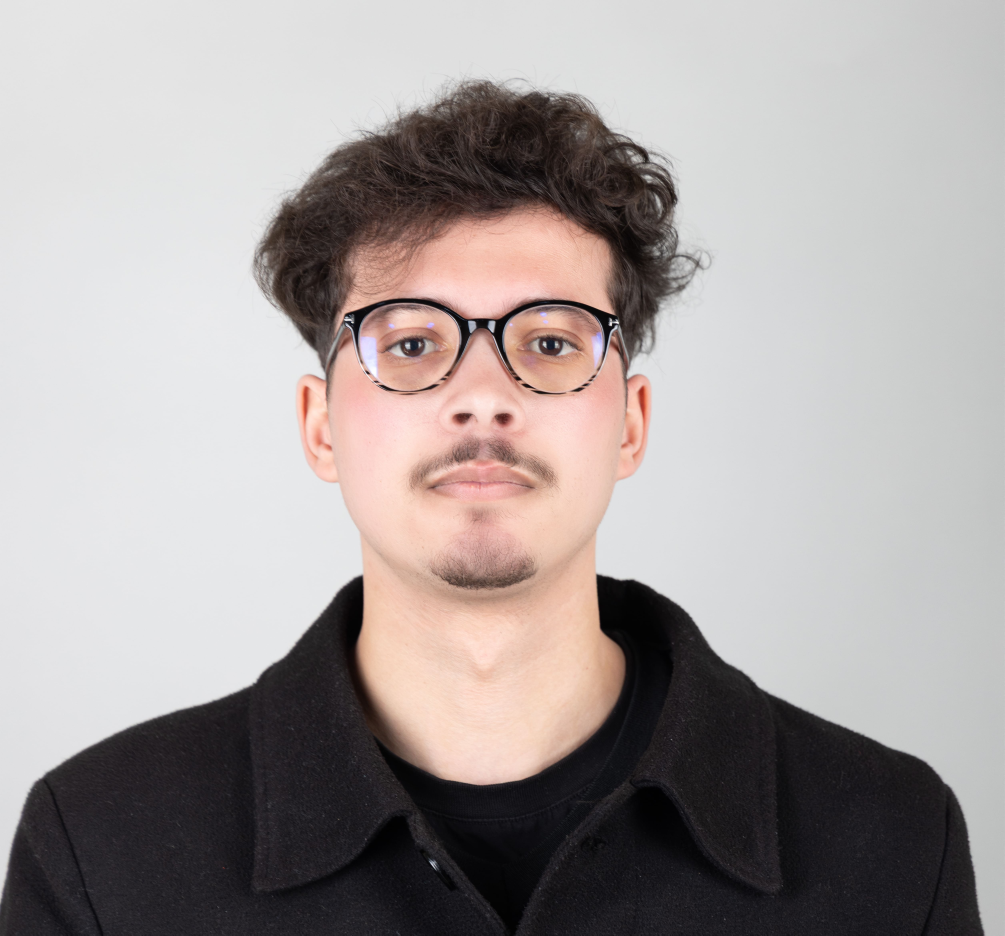
#> input picture source-photo.jpg, 5021 x 4676 px, found by its file name (shown at 1/5 size)
$ python process_wanted_photo.py
#> lines starting #> are read from the running program, lines starting #| are printed output that depends on the picture
import os
from PIL import Image, ImageEnhance, ImageFilter
import colorsys
import base64
import io

def process_wanted_photo():
    im = Image.open("source-photo.jpg")
#> im is the input picture: PIL image 5021x4676 RGB; mean R, G, B 166, 158.9, 157.6
    w, h = im.size
#> w = 5021; h = 4676

    # 1. Precise crop on head & shoulders (320:265 ratio = 1.2075)
    target_aspect = 320 / 265
    crop_w = 2800
    crop_h = int(crop_w / target_aspect)
    crop_x = (w - crop_w) // 2
#> crop_x = 1110
    crop_y = int(h * 0.18)
#> crop_y = 841

    cropped = im.crop((crop_x, crop_y, crop_x + crop_w, crop_y + crop_h))
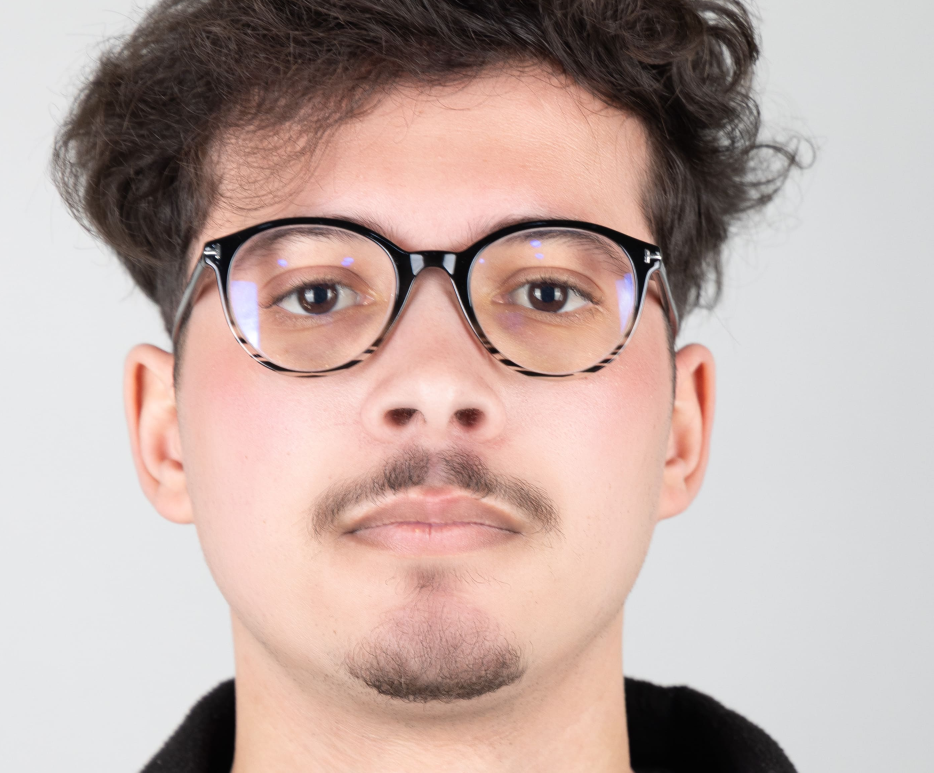
#> cropped: PIL image 2800x2318 RGB (shown at 1/3 size); mean R, G, B 192.5, 172, 166.4

    # Resize to high-res target 640x530
    resized = cropped.resize((640, 530), Image.Resampling.LANCZOS)
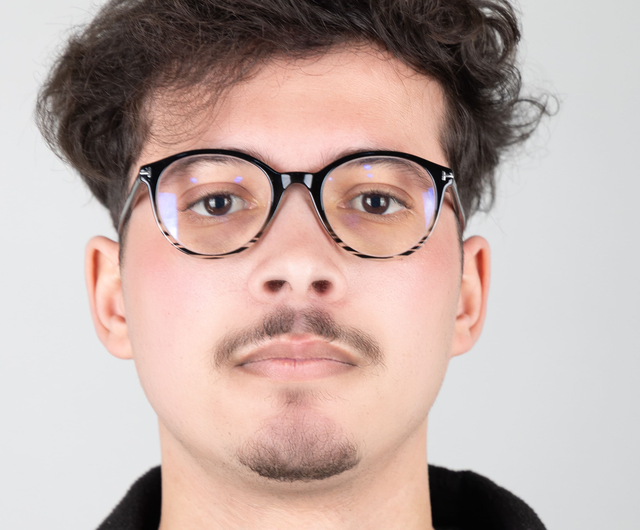
#> resized: PIL image 640x530 RGB; mean R, G, B 192.5, 172, 166.4

    # 2. Warm parchment background replacement & color grading
    # Convert to RGB
    rgb_im = resized.convert("RGB")
    pixels = rgb_im.load()
    pw, ph = rgb_im.size
#> pw = 640; ph = 530

    # Parchment tone: base #E5CEB1 -> (229, 206, 177)
    for y in range(ph):
        # Vertical parchment gradient
        parch_r = int(232 - (y / ph) * 16)
        parch_g = int(210 - (y / ph) * 20)
        parch_b = int(182 - (y / ph) * 25)

        for x in range(pw):
            r, g, b = pixels[x, y]
            h_val, s_val, v_val = colorsys.rgb_to_hsv(r / 255.0, g / 255.0, b / 255.0)

            # Studio grey background: saturation is very low (< 0.14) and brightness > 150
            if s_val < 0.14 and v_val > 0.58:
                # Blend with parchment texture
                blend = min(1.0, max(0.0, (v_val - 0.58) / 0.25))
                # Soft transition
                nr = int(r * (1 - blend) + parch_r * blend)
                ng = int(g * (1 - blend) + parch_g * blend)
                nb = int(b * (1 - blend) + parch_b * blend)
                pixels[x, y] = (nr, ng, nb)

    # 3. Enhance contrast & warm tone
    enhancer = ImageEnhance.Contrast(rgb_im)
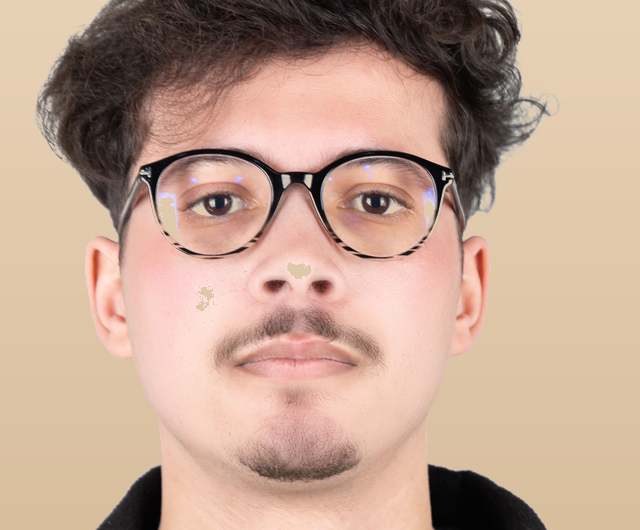
#> rgb_im: PIL image 640x530 RGB; mean R, G, B 192.6, 162.3, 143.9
    contrasted = enhancer.enhance(1.15)
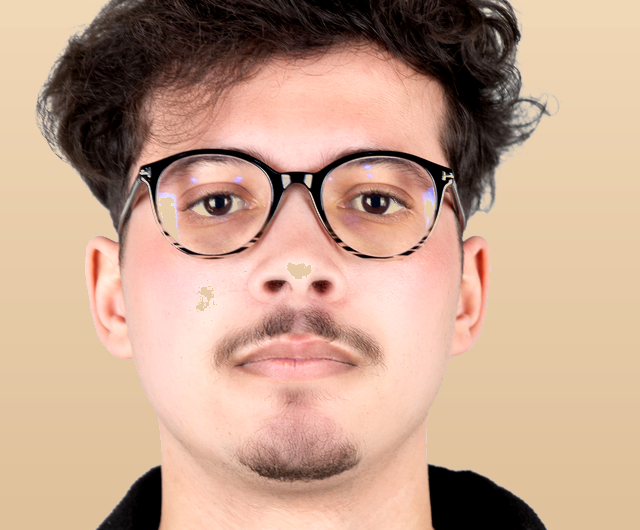
#> contrasted: PIL image 640x530 RGB; mean R, G, B 195.4, 161.3, 140.1

    color_enhancer = ImageEnhance.Color(contrasted)
    colored = color_enhancer.enhance(1.05)

    # Save test image
    colored.save("assets/wanted_portrait.jpg", quality=90)
    print("Saved assets/wanted_portrait.jpg")

    # Encode to base64
    buf = io.BytesIO()
    colored.save(buf, format="JPEG", quality=88)
    b64 = base64.b64encode(buf.getvalue()).decode("utf-8")
    with open("data/wanted_photo_b64.txt", "w", encoding="utf-8") as f:
        f.write(b64)
    print("Saved data/wanted_photo_b64.txt, len:", len(b64))

if __name__ == "__main__":
    process_wanted_photo()
